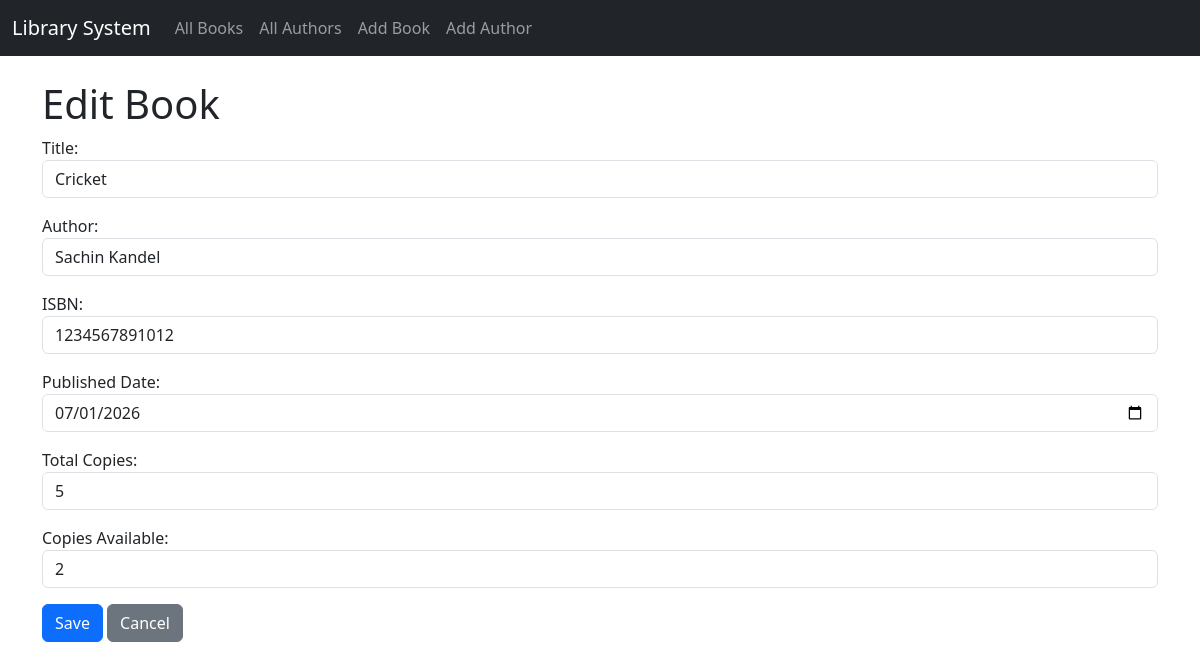
Screenshot of /books/1/edit/ with the database file from the repository.
### library/models.py (models this page shows, shortened)
class Book(models.Model):
    title = models.CharField(max_length=200)
    author = models.ForeignKey(Author, on_delete=models.CASCADE)
    isbn = models.CharField(max_length=13, unique=True)   #book number
    published_date = models.DateField()
    copies_total = models.PositiveIntegerField(default=1)
    copies_available = models.PositiveIntegerField(default=1)

class Author(models.Model):
    name = models.CharField(max_length=100)
    date_of_birth = models.DateField(blank=True, null=True)
    bio = models.TextField(blank=True, null=True)

### library/views.py (the view, shortened to what this page needs)
# urls.py: path('books/<int:pk>/edit/', views.book_edit, name='book_edit'),
def book_edit(request, pk):
    book = get_object_or_404(Book, pk=pk)
    authors = Author.objects.all()
    return render(request, 'book_form.html', {'book': book, 'authors': authors})

### templates/book_form.html (shortened to what this page needs)
{% extends 'base.html' %}
{% block content %}
    <h1>{% if book %}Edit Book{% else %}Add New Book{% endif %}</h1>
    <form method="post">
        <div class="mb-3">
            <label>Title:</label>
            <input type="text" name="title" class="form-control" value="{% if book %}{{ book.title }}{% endif %}" required>
        </div>
        <div class="mb-3">
            <label>Author:</label>
            <select name="author" class="form-control" required>
                {% for a in authors %}
                    <option value="{{ a.pk }}" {% if book and book.author.pk == a.pk %}selected{% endif %}>{{ a.name }}</option>
                {% endfor %}
            </select>
        </div>
        <div class="mb-3">
            <label>ISBN:</label>
            <input type="text" name="isbn" class="form-control" value="{% if book %}{{ book.isbn }}{% endif %}" maxlength="13" required>
        </div>
        <div class="mb-3">
            <label>Published Date:</label>
            <input type="date" name="published_date" class="form-control" value="{% if book %}{{ book.published_date|date:'Y-m-d' }}{% endif %}" required>
        </div>
        <div class="mb-3">
            <label>Total Copies:</label>
            <input type="number" name="copies_total" class="form-control" value="{% if book %}{{ book.copies_total }}{% else %}1{% endif %}" min="0" required>
        </div>
        <div class="mb-3">
            <label>Copies Available:</label>
            <input type="number" name="copies_available" class="form-control" value="{% if book %}{{ book.copies_available }}{% else %}1{% endif %}" min="0" required>
        </div>
        <button type="submit" class="btn btn-primary">Save</button>
        <a href="{% url 'book_list' %}" class="btn btn-secondary">Cancel</a>
    </form>
{% endblock %}

### rows the page displays
Book: title "Cricket", author "Sachin Kandel", isbn "1234567891012", published_date "07/01/2026", copies_total "5", copies_available "2"
